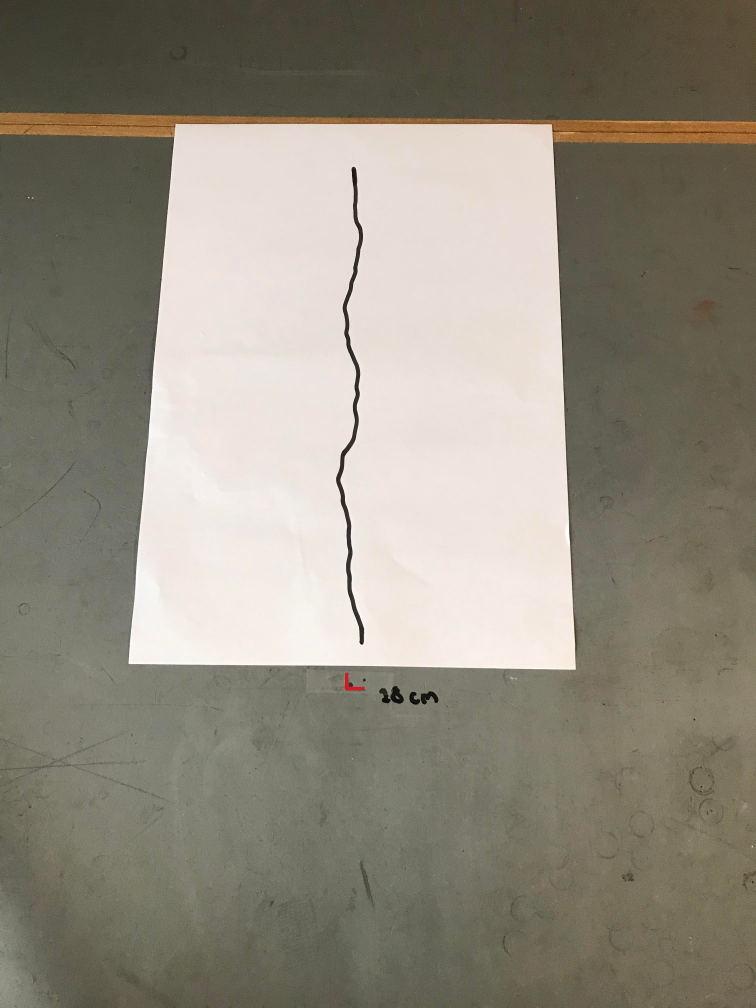
#> input picture paperSetup.jpg, 3024 x 4032 px (shown at 1/4 size)
$ python 'BLOB Test.py'
#> lines starting #> are read from the running program, lines starting #| are printed output that depends on the picture; after the words box and inside, x2 and y2 are one past the last pixel; in counts of white or black regions, pixels touching at a corner belong together; long printed decimals are rounded
import math
import matplotlib.pyplot as plt
import cv2
from skimage.morphology import skeletonize
import numpy as np


# Load the image
img = cv2.imread('paperSetup.jpg')
#> img is the input picture: shape (4032, 3024, 3); mean B, G, R 125.6, 139.1, 144.7
cv2.imshow("img", img)
cv2.waitKey(0)

#Isolate the reference point in the image
# Define lower and upper bounds for blue color in RGB format
lower_blue = np.array([0, 0, 200])
upper_blue = np.array([50, 50, 255])

# Create a mask using the defined bounds
mask = cv2.inRange(img, lower_blue, upper_blue)
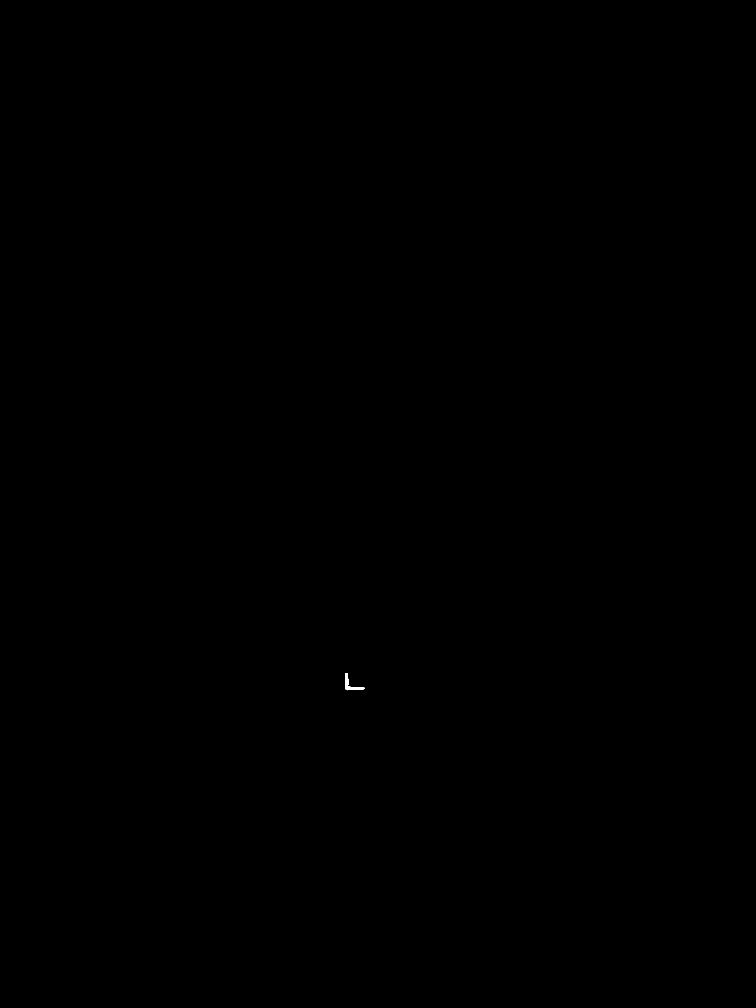
#> mask: shape (4032, 3024) (shown at 1/4 size); 0.01% white; 1 white region

# Apply the mask to the original image
blue_objects = cv2.bitwise_and(img, img, mask=mask)

# Convert the isolated blue pixels to binary
gray = cv2.cvtColor(blue_objects, cv2.COLOR_BGR2GRAY)
ret, binary = cv2.threshold(gray, 0, 255, cv2.THRESH_BINARY)

# Find contours in the binary image
contours, hierarchy = cv2.findContours(binary, cv2.RETR_EXTERNAL, cv2.CHAIN_APPROX_SIMPLE)
#> contours = 1 contour; box (x1, y1, x2, y2) and area: (1380, 2692, 1458, 2761) 1254


kernel = cv2.getStructuringElement(cv2.MORPH_RECT, (3,3))
erosion = cv2.erode(binary, kernel, iterations=1)
#> erosion: shape (4032, 3024); 0.01% white; 1 white region, box (x1, y1, x2, y2) and area: (1381, 2694, 1456, 2759) 1085
dilation = cv2.dilate(erosion, kernel, iterations=2)
#> dilation: shape (4032, 3024); 0.01% white; 1 white region, box (x1, y1, x2, y2) and area: (1379, 2692, 1458, 2761) 1688
# Display the result

# Find the largest contour
largest_contour = None
largest_contour_area = 0
for cnt in contours:
    area = cv2.contourArea(cnt)
    if area > largest_contour_area:
        largest_contour = cnt
        largest_contour_area = area
#> this loop made 1 pass
#> (area, largest_contour_area) on pass 1: (1253.5, 1253.5)
#> after the loop, largest_contour = contour of 71 points, box (x1, y1, x2, y2) (1380, 2692, 1458, 2761), area 1254; largest_contour_area = 1253.5

# Draw a red circle at the center of the largest contour
if largest_contour is not None:
    M = cv2.moments(largest_contour)
#> M = moments, m00 1253.5, centre m10/m00, m01/m00 = (1403.6, 2740.3)
    cx = int(M['m10']/M['m00'])
#> cx = 1403
    cy = int(M['m01']/M['m00'])
#> cy = 2740
    #img = cv2.cvtColor(img, cv2.COLOR_GRAY2BGR)
    cv2.circle(img, (cx, cy), 5, (0, 0, 255), -1)

print(cx)
#| 1403
print(cy)
#| 2740


# Display the result
"""cv2.imshow('Original Image', img)
cv2.waitKey(0)
cv2.destroyAllWindows()"""

#--- Crop the image to paper view

# Convert the image to grayscale
gray = cv2.cvtColor(img, cv2.COLOR_BGR2GRAY)
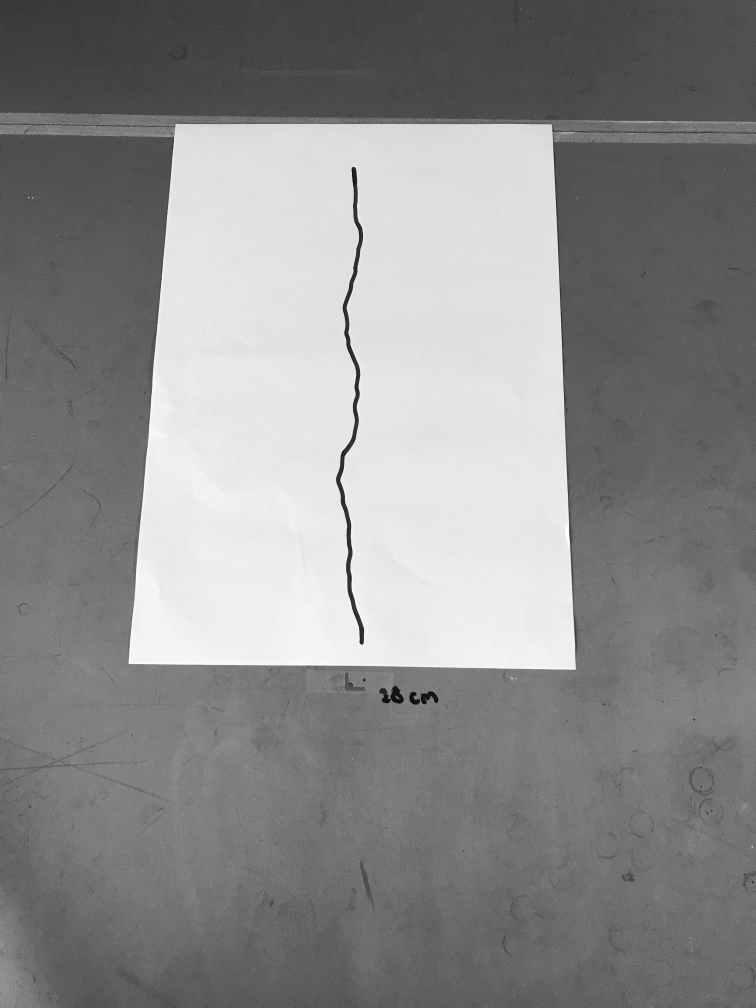
#> gray: shape (4032, 3024) (shown at 1/4 size); min 0, max 255, mean 139.2
cv2.imshow('img', gray)
cv2.waitKey(0)
cv2.destroyAllWindows()

# Apply adaptive thresholding to create a binary image
#thresh = cv2.adaptiveThreshold(gray, 255 ,  cv2.ADAPTIVE_THRESH_MEAN_C, cv2.THRESH_BINARY_INV, 41, 21)
ret, thresh = cv2.threshold(gray, 150, 255, cv2.THRESH_BINARY, 2)
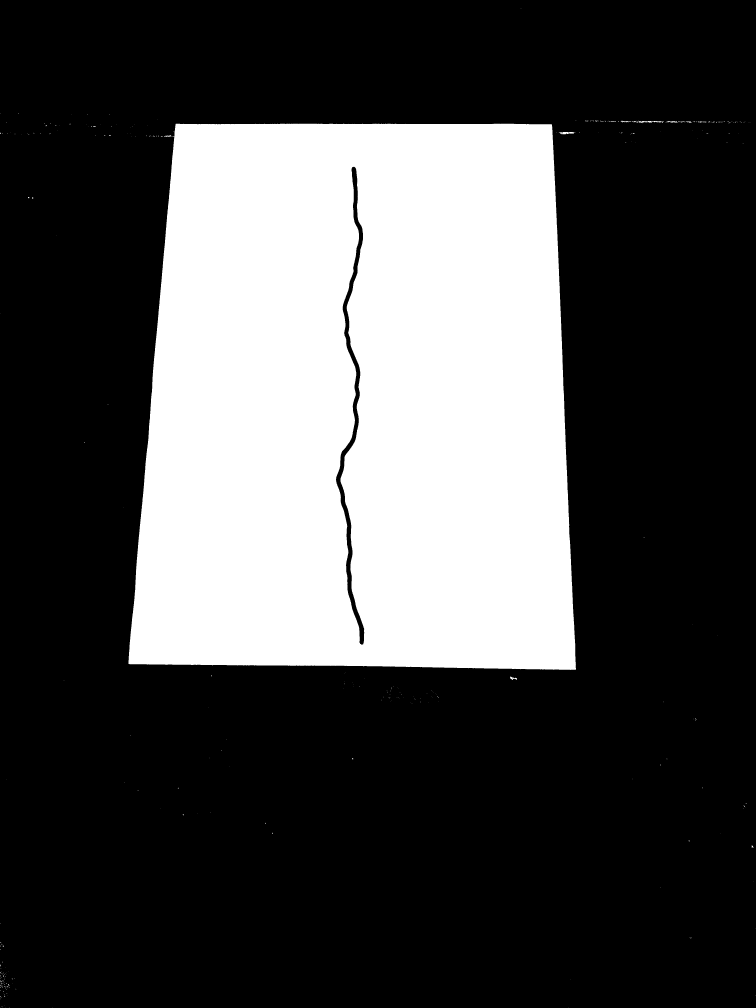
#> thresh: shape (4032, 3024) (shown at 1/4 size); 29.1% white; 332 white regions (310 under 20 px), largest, box (x1, y1, x2, y2) and area: (514, 495, 2304, 2680) 3547938, (2554, 484, 2654, 493) 415, (2235, 528, 2299, 538) 386

"""cv2.imshow('Thresh', thresh)
cv2.waitKey(0)"""

# Apply morphological operations to remove noise and thin lines
kernel = cv2.getStructuringElement(cv2.MORPH_RECT, (3,3))
erosion = cv2.erode(thresh, kernel, iterations=1)
#> erosion: shape (4032, 3024); 29% white; 54 white regions (47 under 20 px), largest, box (x1, y1, x2, y2) and area: (515, 496, 2303, 2678) 3535089, (2252, 529, 2273, 536) 118, (2277, 529, 2295, 533) 55
dilation = cv2.dilate(erosion, kernel, iterations=2)
#> dilation: shape (4032, 3024); 29.2% white; 39 white regions (2 under 20 px)

# Create a copy of the original image to draw on
img_contours = img.copy()

# Find contours in the dilated image
contours, _ = cv2.findContours(dilation, cv2.RETR_EXTERNAL, cv2.CHAIN_APPROX_SIMPLE)
#> contours = 39 contours, 15 with area under 20; largest, box (x1, y1, x2, y2) and area: (513, 494, 2305, 2680) 3584703, (2239, 527, 2297, 538) 418, (2040, 2706, 2069, 2721) 220, (2668, 484, 2709, 491) 202, (663, 540, 686, 548) 119
# Draw the contours on the image in green color with thickness 2
cv2.drawContours(img_contours, contours, -1, (0, 255, 0), 2)

# Display the image with contours
"""cv2.imshow('Image with Contours', img_contours)
cv2.waitKey(0)
cv2.destroyAllWindows()"""

# Find the contour with the largest area
max_area = 0
max_contour = None
for contour in contours:
    area = cv2.contourArea(contour)
    if area > max_area:
        max_area = area
        max_contour = contour
#> this loop made 39 passes
#> (area, max_area) on passes 4, 9, 15, 17: (52, 52), (220, 220), (418.5, 418.5), (3584703, 3584703)
#> area on passes 8, 12, 13, 22, 24, 26: 24.5, 29.5, 119, 39.5, 84.5, 202
#> after the loop, max_area = 3584703; max_contour = contour of 781 points, box (x1, y1, x2, y2) (513, 494, 2305, 2680), area 3584703

# Determine the bounding box of the contour
x, y, w, h = cv2.boundingRect(max_contour)
#> x = 513; y = 494; w = 1792; h = 2186


# plot the image
plt.imshow(cv2.cvtColor(img, cv2.COLOR_BGR2RGB))

# plot the bounding box
rect = plt.Rectangle((x, y), w, h, fill=False, edgecolor='red', linewidth=2)
plt.gca().add_patch(rect)

# show the plot
plt.show()
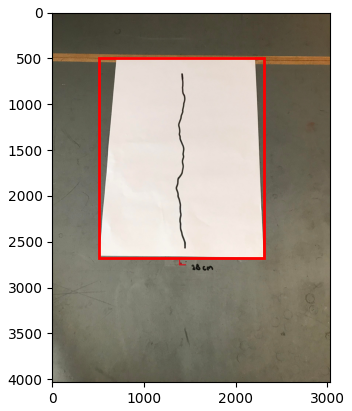
#> figure drawn by matplotlib, 1 panel
#This code will create a plot of the image with a red rectangle around the bounding box of the contour. You can adjust the edgecolor and linewidth arguments to change the appearance of the rectangle.


# A3 diagonal = 514.40 mm
# A3 diagonal in pixels = 387.48677396783495

#Pixels per metric = object width / known width

diagonalMM = 514.40
diagonalPxl = math.sqrt((w-x)**2+(h-y)**2)
#> diagonalPxl = 2121

PPM = diagonalPxl / diagonalMM
#> PPM = 4.12

#p = (w-x)**2
"""print('p', p)
print('h',h)
print('x',x)
print('y',y)
print('w',w)
print(diagonalPxl)
print('PPM',PPM)"""

# Crop the image to the bounding box
#cropped_image = img[y:y+h, x:x+w]
cropped_image = img[y:y+h, x:x+w]

# Display the cropped image
"""cv2.imshow('Cropped Image1', cropped_image)
cv2.waitKey(0)"""

# --- EDGE DETECTION INSIDE PAPER ---

img = cropped_image

# Convert the image to grayscale
gray = cv2.cvtColor(img, cv2.COLOR_BGR2GRAY)
#> gray: shape (2186, 1792)

# Apply a threshold to create a binary image
ret, thresh = cv2.threshold(gray, 40, 255, cv2.THRESH_BINARY_INV)
#> thresh: shape (2186, 1792); 0.23% white in thin lines or dots
"""cv2.imshow('Thresh', thresh)
cv2.waitKey(0)"""


# Apply morphological operations to remove noise and thin lines
kernel = cv2.getStructuringElement(cv2.MORPH_RECT, (7,7))
dilation = cv2.dilate(thresh, kernel, iterations=2)
#> dilation: shape (2186, 1792); 1.9% white; 29 white regions, largest, box (x1, y1, x2, y2) and area: (826, 168, 949, 2090) 56711, (1720, 633, 1747, 1019) 5318, (1695, 96, 1722, 390) 4177
erosion = cv2.erode(dilation, kernel, iterations=1)
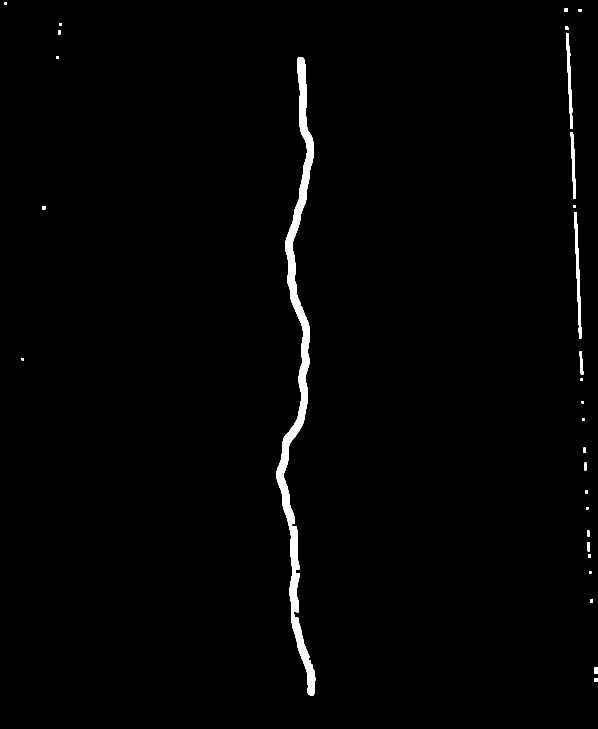
#> erosion: shape (2186, 1792) (shown at 1/3 size); 1.3% white; 29 white regions, largest, box (x1, y1, x2, y2) and area: (829, 171, 946, 2087) 42510, (1723, 636, 1744, 1016) 2870, (1698, 99, 1719, 387) 2257

#Skeletonize the BLOB
skeleton = skeletonize(erosion)
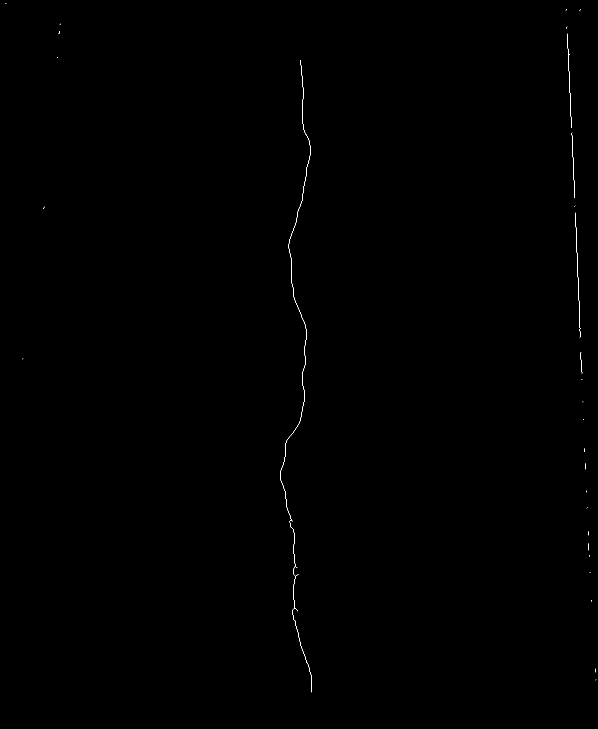
#> skeleton: shape (2186, 1792) bool (shown at 1/3 size); 0.08% white in thin lines or dots
print('Skeleton DType', skeleton.dtype)
#| Skeleton DType bool
skeleton = skeleton.astype(np.uint8)

# Find the contours in the image
contours, hierarchy = cv2.findContours(skeleton, cv2.RETR_EXTERNAL, cv2.CHAIN_APPROX_SIMPLE)
#> contours = 29 contours, all with area under 20

# Find the largest contour
largest_contour = max(contours, key=cv2.contourArea)
#> largest_contour = contour of 1317 points, box (x1, y1, x2, y2) (840, 180, 935, 2077), area 2

# Get the perimeter of the largest contour
perimeter = cv2.arcLength(largest_contour, True)
#> perimeter = 4205.7

# Generate X evenly spaced points along the perimeter of the contour
n_points = 10
points = [tuple(largest_contour[int(i * perimeter / n_points) % len(largest_contour)][0]) for i in range(n_points)]
#> points = [(902, 180), (852, 1382), (860, 1518), (923, 413), (903, 1251), (881, 1661), (909, 569), (917, 1083), (891, 1833), (880, 689)]

print(points)
#| [(902, 180), (852, 1382), (860, 1518), (923, 413), (903, 1251), (881, 1661), (909, 569), (917, 1083), (891, 1833), (880, 689)]
print(len(points))
#| 10

# Display the image with the contour and points
cv2.drawContours(img, [largest_contour], 0, (0, 255, 0), 2)
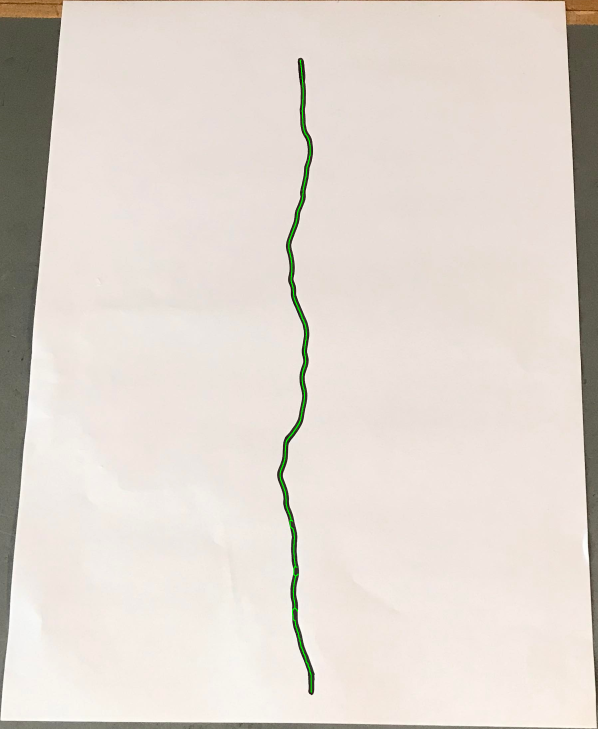
#> img: shape (2186, 1792, 3) (shown at 1/3 size); mean B, G, R 207.4, 215.1, 223.8
for point in points:
    cv2.circle(img, point, 3, (0, 0, 255), -1)
    print('current point', point)
#> this loop made 10 passes
#| current point (902, 180)
#| current point (852, 1382)
#| current point (860, 1518)
#| current point (923, 413)
#| current point (903, 1251)
#| current point (881, 1661)
#| current point (909, 569)
#| current point (917, 1083)
#> (further printed lines are left out)
#> img: shape (2186, 1792, 3); 0.01% of pixels changed, all inside (x1, y1, x2, y2) = (849, 177, 927, 1837)
"""cv2.imshow('Contour and Points', img)
cv2.waitKey(0)
cv2.destroyAllWindows()"""

print('Len Point', len(point))
#| Len Point 2

# Define the reference point (in this case, the top-left corner of the image)
ref_point = [cx, cy - 280] #Reference point minus the length in the x and y direction to the actual 0-point
#> ref_point = [1403, 2460]


#Length to points in real life
#Pixels per metric = object width / known width

# Make the points relative to the reference point

points = [(math.sqrt(abs(point[0]**2 - ref_point[0]**2)) / PPM,
           math.sqrt(abs(point[1]**2 - ref_point[1]**2)) / PPM)
          for point in points]
#> points = [(260.6, 595), (270.3, 493.6), (268.8, 469.5), (256.3, 588.1), (260.4, 513.7), (264.8, 440.1), (259.2, 580.4), (257.5, 535.7), (262.8, 397.9), (265, 572.7)]
#points = [(point[0] - ref_point[0], point[1] - ref_point[1]) for point in points]

# Print the relative points
print('points', points)
#| points [(260.622, 595.013), (270.337, 493.566), (268.843, 469.478), (256.261, 588.144), (260.419, 513.707), (264.814, 440.080), (259.188, 580.434), (257.525, 535.685), (262.838, 397.898), (265.009, 572.734)]
print('point[0]', points[0])
#| point[0] (260.622, 595.013)
print('point[1]', points[1])
#| point[1] (270.337, 493.566)


cv2.imshow('Contour and Points', img)
cv2.waitKey(0)
cv2.destroyAllWindows()
